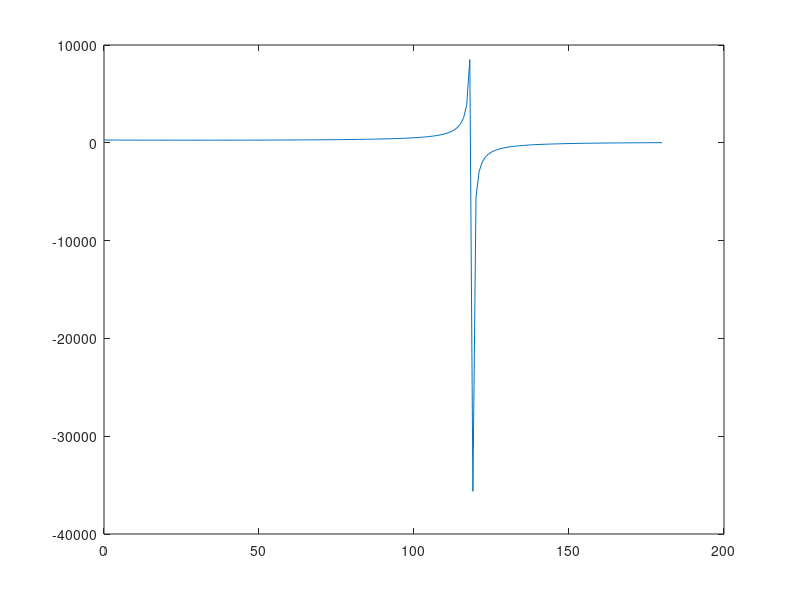

Write the MATLAB code that produced this figure. (Note: this script raises an error after producing the figure.)
clc; clear;
format long
g = 9.81;
mu = 0.55;
F = 150;
m = 25;
t = 0:180;
f = @(angle) (mu*m*g)./(cosd(angle)+(mu.*sind(angle)))+F;
% [angle, fx, ea, iter] = bisect(f,0,180);
% fprintf('Angle: %f degrees\nFunction Value: %f Newtons\nError Estimate: %f Percent\nIterations: %d\n',angle,fx,ea,iter) 
plot(t,f(t))


[r,c] = size(A);
U = A; % Designates the upper matrix tenatively to A. This is edited in the rest of the code.
P = eye(c); % Creates an identity matrix that 
L = eye(c);
if r == c % Checks to see if the rows and columns are equal
for i = 1:(r-1)
    Maximum = max(abs(U(i:r,i))); % Finds the absolute maximum value in the first column
end
else
    error('Please enter a square matrix.') % Produces and error if rows and colums are not equal
end